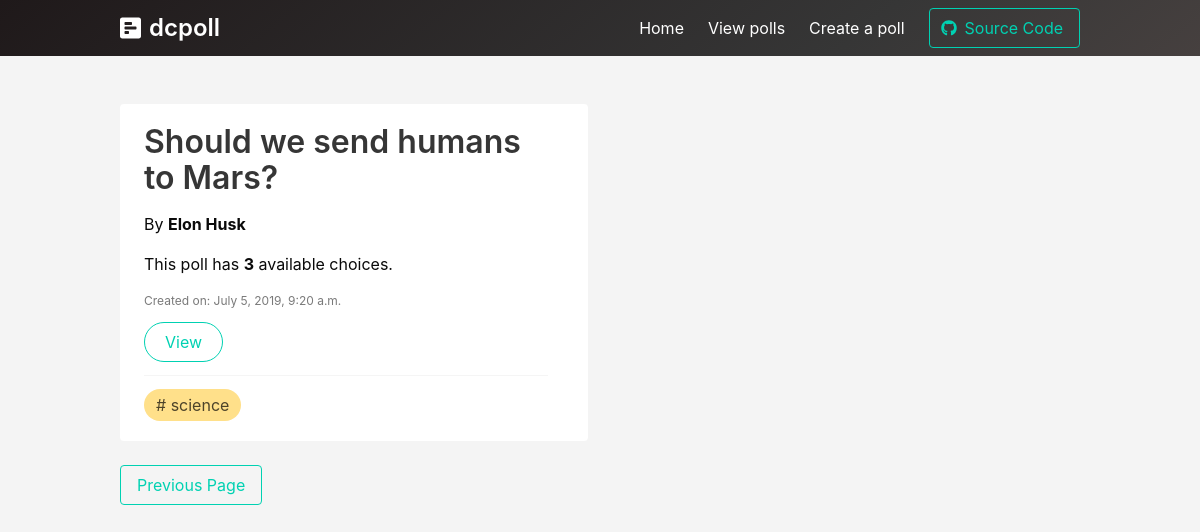
Screenshot of /polls/list/?page=2 with the database file from the repository.
### polls/models.py (models this page shows, shortened)
class Poll(models.Model):
    title = models.CharField(max_length=50, unique=True)
    tags = models.ManyToManyField(Tag)
    author = models.CharField(max_length=40)
    created_at = models.DateTimeField(auto_now_add=True)
    modified_at = models.DateTimeField(auto_now=True)

class Tag(models.Model):
    tag_name = models.CharField(max_length=50)
    created_at = models.DateTimeField(auto_now_add=True)
    modified_at = models.DateTimeField(auto_now=True)
    def __str__(self):
        return self.tag_name

### polls/views.py (the view)
# urls.py: path('polls/list/', polls_list, name='polls-list'),
def polls_list(request):
    polls = Poll.objects.all()
    paginator = Paginator(polls, 8)
    page = request.GET.get('page')
    data = paginator.get_page(page)
    context = {'title': 'Polls List Page',
               'data':data}
    return render(request, 'poll-list.html', context)

### templates/poll-list.html (shortened to what this page needs)
{% extends 'base.html' %}
{% block content %}
<section class="hero is-dark is-bold">
	{% include 'navbar.html' %}
</section>
<section class="section" style="min-height: 100vh; background-color: #f4f4f4;">
	<section class="container">
			<div class="columns is-multiline">
			{% for q in data %}
				<div class="column is-half-desktop is-half-tablet is-full" >
						<div class="notification is-white"style="height: 100%;">
							<div class="content">
							<h1>{{ q.title }}</h1>
							<p>By <strong>{{ q.author }}</strong></p>
							<p>This poll has <strong>{{ q.options.count }}</strong> available choices.</p>
							<p class="has-text-grey help">Created on: {{ q.created_at }}</p>
							<a class="is-rounded button is-primary is-outlined" href="{% url 'polls-view' q.id  %}">View</a>
							<hr style="margin: .8rem 0; height: 1px;">
							<p>
								{% for tag in q.tags.all %}
									<span class="tag is-rounded is-warning is-medium"># {{ tag }}</span>
								{% endfor %}
							</p>
						</div>
						</div>
					</div>
					{% endfor %}
				</div>
			{% if data.has_previous %}
			<a class="button is-outlined is-primary" href="?page={{ data.previous_page_number }}">Previous Page</a>
			{% endif %}
		</section>
	</section>
{% endblock %}

### templates/base.html (style rules this page uses)
.button { transition: background-color 0.24s ease; }

### rows the page displays
Poll: title "Should we send humans to Mars?", author "Elon Husk", options.count "3", created_at "July 5, 2019, 9:20 a.m."
Tag: tag_name "science"
